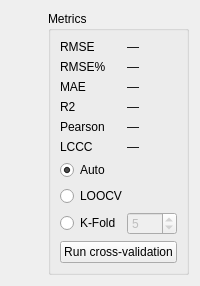
             <widget class="QWidget" name="tabSVMValidation">
              <attribute name="title">
               <string>Validation</string>
              </attribute>
              <layout class="QHBoxLayout" name="horizontalLayoutSVMValidation">
               <item>
                <widget class="QWidget" name="canvasSVMValidation" native="true"/>
               </item>
               <item>
                <widget class="QGroupBox" name="groupSVMMetrics">
                 <property name="title">
                  <string>Metrics</string>
                 </property>
                 <layout class="QGridLayout" name="gridLayoutSVMMetrics">
                  <item row="0" column="0">
                   <widget class="QLabel" name="labelSVMRMSE">
                    <property name="text">
                     <string>RMSE</string>
                    </property>
                   </widget>
                  </item>
                  <item row="0" column="1">
                   <widget class="QLabel" name="valSVMRMSE">
                    <property name="text">
                     <string>—</string>
                    </property>
                   </widget>
                  </item>
                  <item row="1" column="0">
                   <widget class="QLabel" name="labelSVMRMSEpct">
                    <property name="text">
                     <string>RMSE%</string>
                    </property>
                   </widget>
                  </item>
                  <item row="1" column="1">
                   <widget class="QLabel" name="valSVMRMSEpct">
                    <property name="text">
                     <string>—</string>
                    </property>
                   </widget>
                  </item>
                  <item row="5" column="0">
                   <widget class="QLabel" name="labelSVMLCCC">
                    <property name="text">
                     <string>LCCC</string>
                    </property>
                   </widget>
                  </item>
                  <item row="5" column="1">
                   <widget class="QLabel" name="valSVMLCCC">
                    <property name="text">
                     <string>—</string>
                    </property>
                   </widget>
                  </item>
                  <item row="3" column="0">
                   <widget class="QLabel" name="labelSVMR2">
                    <property name="text">
                     <string>R2</string>
                    </property>
                   </widget>
                  </item>
                  <item row="3" column="1">
                   <widget class="QLabel" name="valSVMR2">
                    <property name="text">
                     <string>—</string>
                    </property>
                   </widget>
                  </item>
                  <item row="2" column="0">
                   <widget class="QLabel" name="labelSVMMAE">
                    <property name="text">
                     <string>MAE</string>
                    </property>
                   </widget>
                  </item>
                  <item row="2" column="1">
                   <widget class="QLabel" name="valSVMMAE">
                    <property name="text">
                     <string>—</string>
                    </property>
                   </widget>
                  </item>
                  <item row="4" column="0">
                   <widget class="QLabel" name="labelSVMPearsonR">
                    <property name="text">
                     <string>Pearson</string>
                    </property>
                   </widget>
                  </item>
                  <item row="4" column="1">
                   <widget class="QLabel" name="valSVMPearsonR">
                    <property name="text">
                     <string>—</string>
                    </property>
                   </widget>
                  </item>
                  <item row="6" column="0" colspan="2">
                   <widget class="QRadioButton" name="radSVM_CV_Auto">
                    <property name="text">
                     <string>Auto</string>
                    </property>
                    <property name="checked">
                     <bool>true</bool>
                    </property>
                   </widget>
                  </item>
                  <item row="7" column="0" colspan="2">
                   <widget class="QRadioButton" name="radSVM_CV_LOOCV">
                    <property name="text">
                     <string>LOOCV</string>
                    </property>
                   </widget>
                  </item>
                  <item row="8" column="0">
                   <widget class="QRadioButton" name="radSVM_CV_KFold">
                    <property name="text">
                     <string>K-Fold</string>
                    </property>
                   </widget>
                  </item>
                  <item row="8" column="1">
                   <widget class="QSpinBox" name="spinSVM_k">
                    <property name="enabled">
                     <bool>false</bool>
                    </property>
                    <property name="minimum">
                     <number>2</number>
                    </property>
                    <property name="maximum">
                     <number>100</number>
                    </property>
                    <property name="value">
                     <number>5</number>
                    </property>
                   </widget>
                  </item>
                  <item row="9" column="0" colspan="2">
                   <widget class="QPushButton" name="btnSVMRunCV">
                    <property name="text">
                     <string>Run cross-validation</string>
                    </property>
                   </widget>
                  </item>
                 </layout>
                </widget>
               </item>
              </layout>
             </widget>
